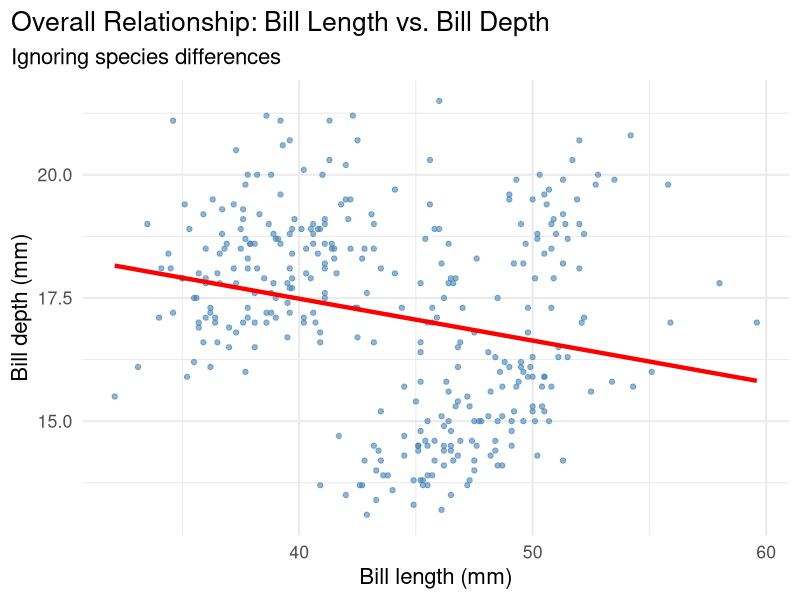
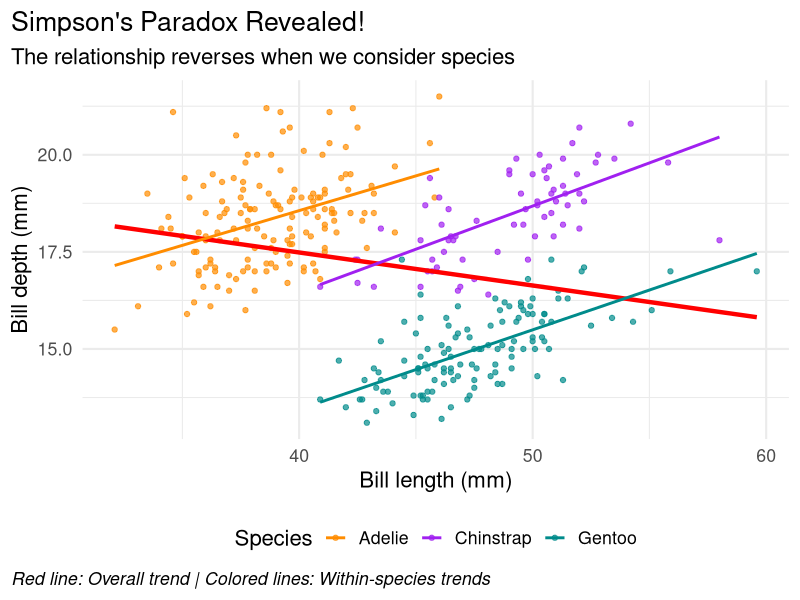
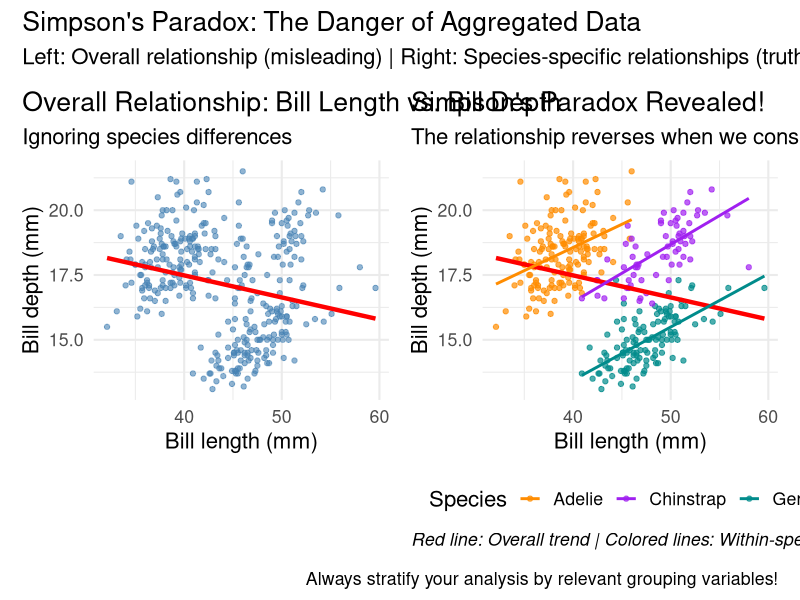

The R source for these figures, in order:
## ---- chunk 1
#| message: false
#| warning: false
# Set CRAN mirror for package installation
options(repos = c(CRAN = "https://cran.rstudio.com/"))

# Install required packages if not already installed
if (!require(patchwork, quietly = TRUE)) {
  install.packages("patchwork")
  library(patchwork)
}

library(ggplot2)
library(palmerpenguins)
data(penguins)
## ---- chunk 2
#| message: false
#| warning: false
plot1 <- ggplot(data = penguins,
        aes(x = bill_length_mm,
        y = bill_depth_mm)) +
  theme_minimal(16) +
  geom_point(alpha = 0.6, color = "steelblue") +
  labs(title = "Overall Relationship: Bill Length vs. Bill Depth",
       subtitle = "Ignoring species differences",
       x = "Bill length (mm)",
       y = "Bill depth (mm)") +
  theme(plot.title.position = "plot",
        plot.caption = element_text(hjust = 0, face= "italic"),
        plot.caption.position = "plot") +
  geom_smooth(method = "lm", se = FALSE, color = "red", linewidth = 1.5)

plot1
## ---- chunk 3
#| message: false
#| warning: false
#| eval: true
#| fig-cap: "Simpson's Paradox Revealed: Overall vs. Species-Specific Relationships"

plot2 <- ggplot(data = penguins,
       aes(x = bill_length_mm,
           y = bill_depth_mm,
           color = species)) +
  theme_minimal(16) +
  geom_point(alpha = 0.7) +
  scale_color_manual(values = c("darkorange","purple","cyan4"),
                     name = "Species") +
  labs(title = "Simpson's Paradox Revealed!",
       subtitle = "The relationship reverses when we consider species",
       x = "Bill length (mm)",
       y = "Bill depth (mm)",
       caption = "Red line: Overall trend | Colored lines: Within-species trends") +
  theme(plot.title.position = "plot",
        plot.caption = element_text(hjust = 0, face = "italic"),
        plot.caption.position = "plot",
        legend.position = "bottom") +
  # Overall trend (ignoring species)
  geom_smooth(method = "lm", se = FALSE, color = "red", 
              linewidth = 1.5, alpha = 0.8) +
  # Species-specific trends
  geom_smooth(method = "lm", se = FALSE, linewidth = 1)

plot2
## ---- chunk 4
#| message: false
#| warning: false
#| fig-cap: "Side-by-side comparison showing Simpson's Paradox"

# Create the comparison plot
comparison_plot <- plot1 + plot2 + 
  plot_annotation(
    title = "Simpson's Paradox: The Danger of Aggregated Data",
    subtitle = "Left: Overall relationship (misleading) | Right: Species-specific relationships (truth)",
    caption = "Always stratify your analysis by relevant grouping variables!",
    theme = theme_minimal(16)
  )

comparison_plot
